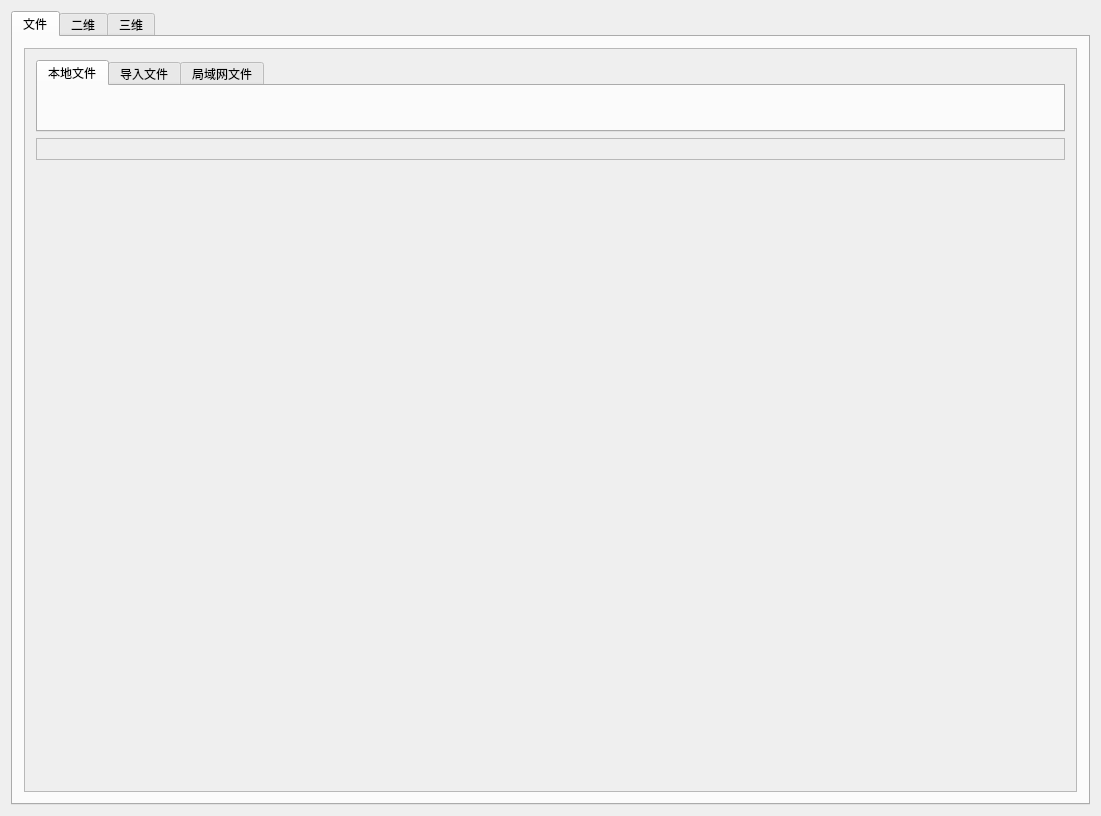
<?xml version="1.0" encoding="UTF-8"?>
<ui version="4.0">
 <class>MainWindow</class>
 <widget class="QMainWindow" name="MainWindow">
  <property name="geometry">
   <rect>
    <x>0</x>
    <y>0</y>
    <width>1101</width>
    <height>816</height>
   </rect>
  </property>
  <property name="windowTitle">
   <string>MainWindow</string>
  </property>
  <widget class="QWidget" name="centralWidget">
   <layout class="QVBoxLayout" name="verticalLayout_4">
    <item>
     <widget class="QTabWidget" name="tabWidget">
      <property name="currentIndex">
       <number>0</number>
      </property>
      <widget class="QWidget" name="info">
       <attribute name="title">
        <string>文件</string>
       </attribute>
       <layout class="QVBoxLayout" name="verticalLayout_5">
        <item>
         <widget class="QScrollArea" name="scrollArea">
          <property name="widgetResizable">
           <bool>true</bool>
          </property>
          <widget class="QWidget" name="scrollAreaWidgetContents_2">
           <property name="geometry">
            <rect>
             <x>0</x>
             <y>0</y>
             <width>1057</width>
             <height>753</height>
            </rect>
           </property>
           <property name="sizePolicy">
            <sizepolicy hsizetype="Expanding" vsizetype="Expanding">
             <horstretch>0</horstretch>
             <verstretch>0</verstretch>
            </sizepolicy>
           </property>
           <layout class="QVBoxLayout" name="verticalLayout_2">
            <item>
             <widget class="QTabWidget" name="tabWidget_2">
              <property name="enabled">
               <bool>true</bool>
              </property>
              <property name="sizePolicy">
               <sizepolicy hsizetype="Preferred" vsizetype="Preferred">
                <horstretch>0</horstretch>
                <verstretch>0</verstretch>
               </sizepolicy>
              </property>
              <property name="styleSheet">
               <string notr="true"/>
              </property>
              <property name="tabPosition">
               <enum>QTabWidget::North</enum>
              </property>
              <property name="tabShape">
               <enum>QTabWidget::Rounded</enum>
              </property>
              <property name="currentIndex">
               <number>0</number>
              </property>
              <property name="iconSize">
               <size>
                <width>32</width>
                <height>32</height>
               </size>
              </property>
              <widget class="QWidget" name="tabWidgetPage1">
               <property name="sizePolicy">
                <sizepolicy hsizetype="Preferred" vsizetype="Preferred">
                 <horstretch>0</horstretch>
                 <verstretch>0</verstretch>
                </sizepolicy>
               </property>
               <attribute name="icon">
                <iconset resource="E:/Tech318/MITK/MITK/Plugins/org.mitk.gui.qt.dicom/resources/dicom.qrc">
                 <normaloff>:/org.mitk.gui.qt.dicom/drive-harddisk_32.png</normaloff>:/org.mitk.gui.qt.dicom/drive-harddisk_32.png</iconset>
               </attribute>
               <attribute name="title">
                <string>本地文件</string>
               </attribute>
               <attribute name="toolTip">
                <string>管理本地储存的Dicom文件</string>
               </attribute>
               <layout class="QVBoxLayout" name="verticalLayout_3">
                <item>
                 <widget class="QmitkDicomLocalStorageWidget" name="internalDataWidget" native="true">
                  <property name="sizePolicy">
                   <sizepolicy hsizetype="Preferred" vsizetype="Preferred">
                    <horstretch>0</horstretch>
                    <verstretch>0</verstretch>
                   </sizepolicy>
                  </property>
                 </widget>
                </item>
               </layout>
              </widget>
              <widget class="QWidget" name="tabWidgetPage2">
               <property name="sizePolicy">
                <sizepolicy hsizetype="Preferred" vsizetype="Preferred">
                 <horstretch>0</horstretch>
                 <verstretch>0</verstretch>
                </sizepolicy>
               </property>
               <attribute name="icon">
                <iconset resource="E:/Tech318/MITK/MITK/Plugins/org.mitk.gui.qt.dicom/resources/dicom.qrc">
                 <normaloff>:/org.mitk.gui.qt.dicom/import_32.png</normaloff>
                 <selectedon>:/org.mitk.gui.qt.dicom/import_32.png</selectedon>:/org.mitk.gui.qt.dicom/import_32.png</iconset>
               </attribute>
               <attribute name="title">
                <string>导入文件</string>
               </attribute>
               <attribute name="toolTip">
                <string>从硬盘导入Dicom文件</string>
               </attribute>
               <layout class="QVBoxLayout" name="verticalLayout_9">
                <item>
                 <widget class="QmitkDicomExternalDataWidget" name="externalDataWidget" native="true">
                  <property name="sizePolicy">
                   <sizepolicy hsizetype="Preferred" vsizetype="Preferred">
                    <horstretch>0</horstretch>
                    <verstretch>0</verstretch>
                   </sizepolicy>
                  </property>
                 </widget>
                </item>
               </layout>
              </widget>
              <widget class="QWidget" name="tabWidgetPage3">
               <property name="sizePolicy">
                <sizepolicy hsizetype="Preferred" vsizetype="Preferred">
                 <horstretch>0</horstretch>
                 <verstretch>0</verstretch>
                </sizepolicy>
               </property>
               <attribute name="icon">
                <iconset resource="E:/Tech318/MITK/MITK/Plugins/org.mitk.gui.qt.dicom/resources/dicom.qrc">
                 <normaloff>:/org.mitk.gui.qt.dicom/network-workgroup_32.png</normaloff>:/org.mitk.gui.qt.dicom/network-workgroup_32.png</iconset>
               </attribute>
               <attribute name="title">
                <string>局域网文件</string>
               </attribute>
               <attribute name="toolTip">
                <string>从PACS系统导入Dicom文件</string>
               </attribute>
               <layout class="QVBoxLayout" name="verticalLayout_12">
                <item>
                 <widget class="QLabel" name="label_4">
                  <property name="sizePolicy">
                   <sizepolicy hsizetype="Preferred" vsizetype="Fixed">
                    <horstretch>0</horstretch>
                    <verstretch>0</verstretch>
                   </sizepolicy>
                  </property>
                  <property name="styleSheet">
                   <string notr="true">color: rgb(255, 0, 0);</string>
                  </property>
                  <property name="text">
                   <string>Warning: This is currently an experimental feature!</string>
                  </property>
                 </widget>
                </item>
                <item>
                 <widget class="ctkDICOMQueryRetrieveWidget" name="m_ctkDICOMQueryRetrieveWidget" native="true">
                  <property name="sizePolicy">
                   <sizepolicy hsizetype="Preferred" vsizetype="Preferred">
                    <horstretch>0</horstretch>
                    <verstretch>0</verstretch>
                   </sizepolicy>
                  </property>
                 </widget>
                </item>
               </layout>
              </widget>
             </widget>
            </item>
            <item>
             <widget class="QFrame" name="frame_2">
              <property name="sizePolicy">
               <sizepolicy hsizetype="Preferred" vsizetype="Preferred">
                <horstretch>0</horstretch>
                <verstretch>0</verstretch>
               </sizepolicy>
              </property>
              <property name="frameShape">
               <enum>QFrame::StyledPanel</enum>
              </property>
              <property name="frameShadow">
               <enum>QFrame::Raised</enum>
              </property>
              <layout class="QHBoxLayout" name="horizontalLayout_3">
               <property name="spacing">
                <number>0</number>
               </property>
               <property name="leftMargin">
                <number>0</number>
               </property>
               <property name="topMargin">
                <number>0</number>
               </property>
               <property name="rightMargin">
                <number>0</number>
               </property>
               <property name="bottomMargin">
                <number>0</number>
               </property>
               <item>
                <spacer name="horizontalSpacer_2">
                 <property name="orientation">
                  <enum>Qt::Horizontal</enum>
                 </property>
                 <property name="sizeType">
                  <enum>QSizePolicy::Minimum</enum>
                 </property>
                 <property name="sizeHint" stdset="0">
                  <size>
                   <width>4</width>
                   <height>20</height>
                  </size>
                 </property>
                </spacer>
               </item>
               <item>
                <widget class="QLabel" name="StoreSCPStatusLabel">
                 <property name="sizePolicy">
                  <sizepolicy hsizetype="Preferred" vsizetype="Preferred">
                   <horstretch>0</horstretch>
                   <verstretch>0</verstretch>
                  </sizepolicy>
                 </property>
                 <property name="text">
                  <string/>
                 </property>
                 <property name="textFormat">
                  <enum>Qt::RichText</enum>
                 </property>
                </widget>
               </item>
               <item>
                <spacer name="horizontalSpacer">
                 <property name="orientation">
                  <enum>Qt::Horizontal</enum>
                 </property>
                 <property name="sizeHint" stdset="0">
                  <size>
                   <width>40</width>
                   <height>20</height>
                  </size>
                 </property>
                </spacer>
               </item>
              </layout>
             </widget>
            </item>
            <item>
             <spacer name="verticalSpacer">
              <property name="orientation">
               <enum>Qt::Vertical</enum>
              </property>
              <property name="sizeHint" stdset="0">
               <size>
                <width>20</width>
                <height>40</height>
               </size>
              </property>
             </spacer>
            </item>
           </layout>
          </widget>
         </widget>
        </item>
       </layout>
      </widget>
      <widget class="QWidget" name="DP1">
       <attribute name="title">
        <string>二维</string>
       </attribute>
       <layout class="QVBoxLayout" name="verticalLayout_6">
        <item>
         <widget class="QToolBox" name="toolBox">
          <property name="currentIndex">
           <number>0</number>
          </property>
          <widget class="QWidget" name="page">
           <property name="geometry">
            <rect>
             <x>0</x>
             <y>0</y>
             <width>1059</width>
             <height>320</height>
            </rect>
           </property>
           <attribute name="label">
            <string>直方图</string>
           </attribute>
          </widget>
          <widget class="QWidget" name="page_2">
           <property name="geometry">
            <rect>
             <x>0</x>
             <y>0</y>
             <width>523</width>
             <height>703</height>
            </rect>
           </property>
           <attribute name="label">
            <string>统计信息</string>
           </attribute>
          </widget>
         </widget>
        </item>
        <item>
         <widget class="QToolBox" name="toolBox_2">
          <property name="currentIndex">
           <number>0</number>
          </property>
          <widget class="QWidget" name="page_3">
           <property name="geometry">
            <rect>
             <x>0</x>
             <y>0</y>
             <width>1059</width>
             <height>319</height>
            </rect>
           </property>
           <attribute name="label">
            <string>DWI计算</string>
           </attribute>
           <layout class="QVBoxLayout" name="verticalLayout">
            <item>
             <widget class="QLabel" name="label_3">
              <property name="text">
               <string>计算ADC值</string>
              </property>
             </widget>
            </item>
            <item>
             <layout class="QHBoxLayout" name="horizontalLayout_2">
              <property name="spacing">
               <number>10</number>
              </property>
              <item>
               <widget class="QLabel" name="label_9">
                <property name="text">
                 <string>阈值</string>
                </property>
               </widget>
              </item>
              <item>
               <widget class="ctkSliderWidget" name="SliderWidget"/>
              </item>
             </layout>
            </item>
            <item>
             <widget class="QLabel" name="label">
              <property name="text">
               <string>计算不同b值的弥散图像</string>
              </property>
             </widget>
            </item>
            <item>
             <layout class="QHBoxLayout" name="horizontalLayout">
              <property name="spacing">
               <number>10</number>
              </property>
              <item>
               <widget class="QLabel" name="label_2">
                <property name="text">
                 <string>b值</string>
                </property>
               </widget>
              </item>
              <item>
               <widget class="ctkSliderWidget" name="SliderWidget_2"/>
              </item>
             </layout>
            </item>
           </layout>
          </widget>
          <widget class="QWidget" name="page_4">
           <property name="geometry">
            <rect>
             <x>0</x>
             <y>0</y>
             <width>98</width>
             <height>28</height>
            </rect>
           </property>
           <attribute name="label">
            <string>IVIM计算</string>
           </attribute>
          </widget>
         </widget>
        </item>
        <item>
         <widget class="QVTKWidget" name="qvtkWidget" native="true"/>
        </item>
       </layout>
      </widget>
      <widget class="QWidget" name="DP2">
       <attribute name="title">
        <string>三维</string>
       </attribute>
       <widget class="QVTKWidget" name="qvtkWidget_2" native="true">
        <property name="geometry">
         <rect>
          <x>10</x>
          <y>10</y>
          <width>671</width>
          <height>601</height>
         </rect>
        </property>
       </widget>
      </widget>
     </widget>
    </item>
   </layout>
  </widget>
 </widget>
 <layoutdefault spacing="6" margin="11"/>
 <customwidgets>
  <customwidget>
   <class>ctkSliderWidget</class>
   <extends>QWidget</extends>
   <header>ctkSliderWidget.h</header>
  </customwidget>
  <customwidget>
   <class>QVTKWidget</class>
   <extends>QWidget</extends>
   <header>QVTKWidget.h</header>
  </customwidget>
  <customwidget>
   <class>QmitkDicomExternalDataWidget</class>
   <extends>QWidget</extends>
   <header>QmitkDicomExternalDataWidget.h</header>
   <container>1</container>
  </customwidget>
  <customwidget>
   <class>ctkDICOMQueryRetrieveWidget</class>
   <extends>QWidget</extends>
   <header>ctkDICOMQueryRetrieveWidget.h</header>
   <container>1</container>
  </customwidget>
  <customwidget>
   <class>QmitkDicomLocalStorageWidget</class>
   <extends>QWidget</extends>
   <header>QmitkDicomLocalStorageWidget.h</header>
   <container>1</container>
  </customwidget>
 </customwidgets>
 <resources>
  <include location="DicomWidget/resources/dicom.qrc"/>
  <include location="E:/Tech318/MITK/MITK/Plugins/org.mitk.gui.qt.dicom/resources/dicom.qrc"/>
 </resources>
 <connections/>
</ui>
